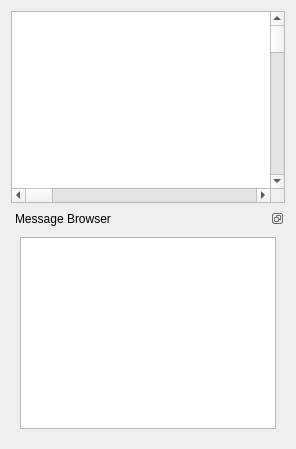
  <widget class="QWidget" name="centralwidget">
   <property name="sizePolicy">
    <sizepolicy hsizetype="Maximum" vsizetype="Maximum">
     <horstretch>0</horstretch>
     <verstretch>0</verstretch>
    </sizepolicy>
   </property>
   <layout class="QGridLayout" name="gridLayout">
    <item row="0" column="0">
     <widget class="QGraphicsView" name="graphicsView">
      <property name="sizePolicy">
       <sizepolicy hsizetype="Expanding" vsizetype="Expanding">
        <horstretch>0</horstretch>
        <verstretch>0</verstretch>
       </sizepolicy>
      </property>
      <property name="font">
       <font>
        <pointsize>12</pointsize>
       </font>
      </property>
      <property name="mouseTracking">
       <bool>true</bool>
      </property>
      <property name="acceptDrops">
       <bool>true</bool>
      </property>
      <property name="autoFillBackground">
       <bool>true</bool>
      </property>
      <property name="styleSheet">
       <string notr="true"/>
      </property>
      <property name="verticalScrollBarPolicy">
       <enum>Qt::ScrollBarAsNeeded</enum>
      </property>
      <property name="horizontalScrollBarPolicy">
       <enum>Qt::ScrollBarAsNeeded</enum>
      </property>
      <property name="backgroundBrush">
       <brush brushstyle="NoBrush">
        <color alpha="255">
         <red>170</red>
         <green>170</green>
         <blue>127</blue>
        </color>
       </brush>
      </property>
      <property name="foregroundBrush">
       <brush brushstyle="NoBrush">
        <color alpha="255">
         <red>0</red>
         <green>0</green>
         <blue>0</blue>
        </color>
       </brush>
      </property>
      <property name="sceneRect">
       <rectf>
        <x>0.000000000000000</x>
        <y>0.000000000000000</y>
        <width>5000.000000000000000</width>
        <height>5000.000000000000000</height>
       </rectf>
      </property>
      <property name="dragMode">
       <enum>QGraphicsView::RubberBandDrag</enum>
      </property>
      <property name="transformationAnchor">
       <enum>QGraphicsView::AnchorUnderMouse</enum>
      </property>
      <property name="resizeAnchor">
       <enum>QGraphicsView::AnchorUnderMouse</enum>
      </property>
      <property name="viewportUpdateMode">
       <enum>QGraphicsView::FullViewportUpdate</enum>
      </property>
      <property name="optimizationFlags">
       <set>QGraphicsView::DontClipPainter</set>
      </property>
     </widget>
    </item>
    <item row="1" column="0">
     <widget class="QDockWidget" name="dockWidget_2">
      <property name="sizePolicy">
       <sizepolicy hsizetype="Preferred" vsizetype="Preferred">
        <horstretch>0</horstretch>
        <verstretch>0</verstretch>
       </sizepolicy>
      </property>
      <property name="minimumSize">
       <size>
        <width>89</width>
        <height>150</height>
       </size>
      </property>
      <property name="maximumSize">
       <size>
        <width>524287</width>
        <height>524287</height>
       </size>
      </property>
      <property name="features">
       <set>QDockWidget::DockWidgetFloatable|QDockWidget::DockWidgetMovable</set>
      </property>
      <property name="allowedAreas">
       <set>Qt::AllDockWidgetAreas</set>
      </property>
      <property name="windowTitle">
       <string>Message Browser</string>
      </property>
      <widget class="QWidget" name="dockWidgetContents_2">
       <layout class="QVBoxLayout" name="verticalLayout_2">
        <item>
         <widget class="QTextEdit" name="textBrowser">
          <property name="readOnly">
           <bool>true</bool>
          </property>
         </widget>
        </item>
       </layout>
      </widget>
     </widget>
    </item>
   </layout>
  </widget>
